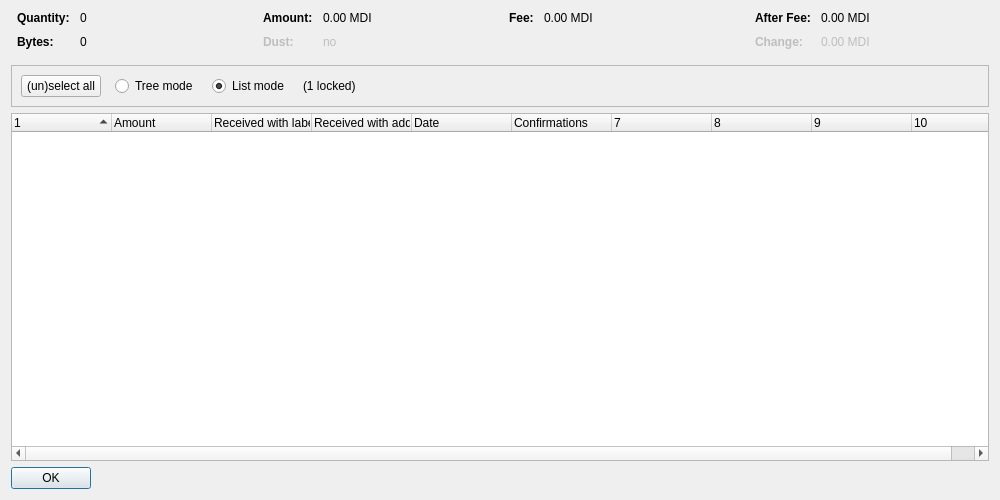
<?xml version="1.0" encoding="UTF-8"?>
<ui version="4.0">
 <class>CoinControlDialog</class>
 <widget class="QDialog" name="CoinControlDialog">
  <property name="geometry">
   <rect>
    <x>0</x>
    <y>0</y>
    <width>1000</width>
    <height>500</height>
   </rect>
  </property>
  <property name="windowTitle">
   <string>Coin Selection</string>
  </property>
  <layout class="QVBoxLayout" name="verticalLayout">
   <item>
    <layout class="QHBoxLayout" name="horizontalLayoutTop" stretch="0,0,0,0">
     <property name="topMargin">
      <number>0</number>
     </property>
     <property name="bottomMargin">
      <number>10</number>
     </property>
     <item>
      <layout class="QFormLayout" name="formLayoutCoinControl1">
       <property name="horizontalSpacing">
        <number>10</number>
       </property>
       <property name="verticalSpacing">
        <number>10</number>
       </property>
       <property name="leftMargin">
        <number>6</number>
       </property>
       <property name="rightMargin">
        <number>6</number>
       </property>
       <item row="0" column="0">
        <widget class="QLabel" name="labelCoinControlQuantityText">
         <property name="font">
          <font>
           <weight>75</weight>
           <bold>true</bold>
          </font>
         </property>
         <property name="text">
          <string>Quantity:</string>
         </property>
        </widget>
       </item>
       <item row="0" column="1">
        <widget class="QLabel" name="labelCoinControlQuantity">
         <property name="cursor">
          <cursorShape>IBeamCursor</cursorShape>
         </property>
         <property name="contextMenuPolicy">
          <enum>Qt::ActionsContextMenu</enum>
         </property>
         <property name="text">
          <string notr="true">0</string>
         </property>
         <property name="textInteractionFlags">
          <set>Qt::LinksAccessibleByMouse|Qt::TextSelectableByKeyboard|Qt::TextSelectableByMouse</set>
         </property>
        </widget>
       </item>
       <item row="1" column="0">
        <widget class="QLabel" name="labelCoinControlBytesText">
         <property name="font">
          <font>
           <weight>75</weight>
           <bold>true</bold>
          </font>
         </property>
         <property name="text">
          <string>Bytes:</string>
         </property>
        </widget>
       </item>
       <item row="1" column="1">
        <widget class="QLabel" name="labelCoinControlBytes">
         <property name="cursor">
          <cursorShape>IBeamCursor</cursorShape>
         </property>
         <property name="contextMenuPolicy">
          <enum>Qt::ActionsContextMenu</enum>
         </property>
         <property name="text">
          <string notr="true">0</string>
         </property>
         <property name="textInteractionFlags">
          <set>Qt::LinksAccessibleByMouse|Qt::TextSelectableByKeyboard|Qt::TextSelectableByMouse</set>
         </property>
        </widget>
       </item>
      </layout>
     </item>
     <item>
      <layout class="QFormLayout" name="formLayoutCoinControl2">
       <property name="horizontalSpacing">
        <number>10</number>
       </property>
       <property name="verticalSpacing">
        <number>10</number>
       </property>
       <property name="leftMargin">
        <number>6</number>
       </property>
       <property name="rightMargin">
        <number>6</number>
       </property>
       <item row="0" column="0">
        <widget class="QLabel" name="labelCoinControlAmountText">
         <property name="font">
          <font>
           <weight>75</weight>
           <bold>true</bold>
          </font>
         </property>
         <property name="text">
          <string>Amount:</string>
         </property>
        </widget>
       </item>
       <item row="0" column="1">
        <widget class="QLabel" name="labelCoinControlAmount">
         <property name="cursor">
          <cursorShape>IBeamCursor</cursorShape>
         </property>
         <property name="contextMenuPolicy">
          <enum>Qt::ActionsContextMenu</enum>
         </property>
         <property name="text">
          <string notr="true">0.00 MDI</string>
         </property>
         <property name="textInteractionFlags">
          <set>Qt::LinksAccessibleByMouse|Qt::TextSelectableByKeyboard|Qt::TextSelectableByMouse</set>
         </property>
        </widget>
       </item>
       <item row="1" column="0">
        <widget class="QLabel" name="labelCoinControlLowOutputText">
         <property name="enabled">
          <bool>false</bool>
         </property>
         <property name="font">
          <font>
           <weight>75</weight>
           <bold>true</bold>
          </font>
         </property>
         <property name="text">
          <string>Dust:</string>
         </property>
        </widget>
       </item>
       <item row="1" column="1">
        <widget class="QLabel" name="labelCoinControlLowOutput">
         <property name="enabled">
          <bool>false</bool>
         </property>
         <property name="cursor">
          <cursorShape>IBeamCursor</cursorShape>
         </property>
         <property name="contextMenuPolicy">
          <enum>Qt::ActionsContextMenu</enum>
         </property>
         <property name="text">
          <string notr="true">no</string>
         </property>
         <property name="textInteractionFlags">
          <set>Qt::LinksAccessibleByMouse|Qt::TextSelectableByKeyboard|Qt::TextSelectableByMouse</set>
         </property>
        </widget>
       </item>
      </layout>
     </item>
     <item>
      <layout class="QFormLayout" name="formLayoutCoinControl3">
       <property name="horizontalSpacing">
        <number>10</number>
       </property>
       <property name="verticalSpacing">
        <number>10</number>
       </property>
       <property name="leftMargin">
        <number>6</number>
       </property>
       <property name="rightMargin">
        <number>6</number>
       </property>
       <item row="0" column="0">
        <widget class="QLabel" name="labelCoinControlFeeText">
         <property name="font">
          <font>
           <weight>75</weight>
           <bold>true</bold>
          </font>
         </property>
         <property name="text">
          <string>Fee:</string>
         </property>
        </widget>
       </item>
       <item row="0" column="1">
        <widget class="QLabel" name="labelCoinControlFee">
         <property name="cursor">
          <cursorShape>IBeamCursor</cursorShape>
         </property>
         <property name="contextMenuPolicy">
          <enum>Qt::ActionsContextMenu</enum>
         </property>
         <property name="text">
          <string notr="true">0.00 MDI</string>
         </property>
         <property name="textInteractionFlags">
          <set>Qt::LinksAccessibleByMouse|Qt::TextSelectableByKeyboard|Qt::TextSelectableByMouse</set>
         </property>
        </widget>
       </item>
      </layout>
     </item>
     <item>
      <layout class="QFormLayout" name="formLayoutCoinControl4">
       <property name="horizontalSpacing">
        <number>10</number>
       </property>
       <property name="verticalSpacing">
        <number>10</number>
       </property>
       <property name="leftMargin">
        <number>6</number>
       </property>
       <property name="rightMargin">
        <number>6</number>
       </property>
       <item row="0" column="0">
        <widget class="QLabel" name="labelCoinControlAfterFeeText">
         <property name="font">
          <font>
           <weight>75</weight>
           <bold>true</bold>
          </font>
         </property>
         <property name="text">
          <string>After Fee:</string>
         </property>
        </widget>
       </item>
       <item row="0" column="1">
        <widget class="QLabel" name="labelCoinControlAfterFee">
         <property name="cursor">
          <cursorShape>IBeamCursor</cursorShape>
         </property>
         <property name="contextMenuPolicy">
          <enum>Qt::ActionsContextMenu</enum>
         </property>
         <property name="text">
          <string notr="true">0.00 MDI</string>
         </property>
         <property name="textInteractionFlags">
          <set>Qt::LinksAccessibleByMouse|Qt::TextSelectableByKeyboard|Qt::TextSelectableByMouse</set>
         </property>
        </widget>
       </item>
       <item row="1" column="0">
        <widget class="QLabel" name="labelCoinControlChangeText">
         <property name="enabled">
          <bool>false</bool>
         </property>
         <property name="font">
          <font>
           <weight>75</weight>
           <bold>true</bold>
          </font>
         </property>
         <property name="text">
          <string>Change:</string>
         </property>
        </widget>
       </item>
       <item row="1" column="1">
        <widget class="QLabel" name="labelCoinControlChange">
         <property name="enabled">
          <bool>false</bool>
         </property>
         <property name="cursor">
          <cursorShape>IBeamCursor</cursorShape>
         </property>
         <property name="contextMenuPolicy">
          <enum>Qt::ActionsContextMenu</enum>
         </property>
         <property name="text">
          <string notr="true">0.00 MDI</string>
         </property>
         <property name="textInteractionFlags">
          <set>Qt::LinksAccessibleByMouse|Qt::TextSelectableByKeyboard|Qt::TextSelectableByMouse</set>
         </property>
        </widget>
       </item>
      </layout>
     </item>
    </layout>
   </item>
   <item>
    <widget class="QFrame" name="frame">
     <property name="minimumSize">
      <size>
       <width>0</width>
       <height>40</height>
      </size>
     </property>
     <property name="frameShape">
      <enum>QFrame::StyledPanel</enum>
     </property>
     <property name="frameShadow">
      <enum>QFrame::Sunken</enum>
     </property>
     <layout class="QHBoxLayout" name="horizontalLayout">
      <item>
       <layout class="QHBoxLayout" name="horizontalLayoutPanel" stretch="0,0,0,0,0">
        <property name="spacing">
         <number>14</number>
        </property>
        <item>
         <widget class="QPushButton" name="pushButtonSelectAll">
          <property name="sizePolicy">
           <sizepolicy hsizetype="Maximum" vsizetype="Fixed">
            <horstretch>0</horstretch>
            <verstretch>0</verstretch>
           </sizepolicy>
          </property>
          <property name="text">
           <string>(un)select all</string>
          </property>
          <property name="autoDefault">
           <bool>false</bool>
          </property>
         </widget>
        </item>
        <item>
         <widget class="QRadioButton" name="radioTreeMode">
          <property name="sizePolicy">
           <sizepolicy hsizetype="Maximum" vsizetype="Fixed">
            <horstretch>0</horstretch>
            <verstretch>0</verstretch>
           </sizepolicy>
          </property>
          <property name="text">
           <string>Tree mode</string>
          </property>
         </widget>
        </item>
        <item>
         <widget class="QRadioButton" name="radioListMode">
          <property name="sizePolicy">
           <sizepolicy hsizetype="Maximum" vsizetype="Fixed">
            <horstretch>0</horstretch>
            <verstretch>0</verstretch>
           </sizepolicy>
          </property>
          <property name="text">
           <string>List mode</string>
          </property>
          <property name="checked">
           <bool>true</bool>
          </property>
         </widget>
        </item>
        <item>
         <widget class="QLabel" name="labelLocked">
          <property name="text">
           <string notr="true">(1 locked)</string>
          </property>
         </widget>
        </item>
        <item>
         <spacer name="horizontalSpacer">
          <property name="orientation">
           <enum>Qt::Horizontal</enum>
          </property>
          <property name="sizeHint" stdset="0">
           <size>
            <width>40</width>
            <height>20</height>
           </size>
          </property>
         </spacer>
        </item>
       </layout>
      </item>
     </layout>
    </widget>
   </item>
   <item>
    <widget class="CoinControlTreeWidget" name="treeWidget">
     <property name="contextMenuPolicy">
      <enum>Qt::CustomContextMenu</enum>
     </property>
     <property name="sortingEnabled">
      <bool>false</bool>
     </property>
     <property name="columnCount">
      <number>10</number>
     </property>
     <attribute name="headerShowSortIndicator" stdset="0">
      <bool>true</bool>
     </attribute>
     <attribute name="headerStretchLastSection">
      <bool>false</bool>
     </attribute>
     <column>
      <property name="text">
       <string/>
      </property>
     </column>
     <column>
      <property name="text">
       <string>Amount</string>
      </property>
     </column>
     <column>
      <property name="text">
       <string>Received with label</string>
      </property>
     </column>
     <column>
      <property name="text">
       <string>Received with address</string>
      </property>
     </column>
     <column>
      <property name="text">
       <string>Date</string>
      </property>
     </column>
     <column>
      <property name="text">
       <string>Confirmations</string>
      </property>
      <property name="toolTip">
       <string>Confirmed</string>
      </property>
     </column>
     <column>
      <property name="text">
       <string/>
      </property>
     </column>
     <column>
      <property name="text">
       <string/>
      </property>
     </column>
     <column>
      <property name="text">
       <string/>
      </property>
     </column>
     <column>
      <property name="text">
       <string/>
      </property>
     </column>
    </widget>
   </item>
   <item>
    <widget class="QDialogButtonBox" name="buttonBox">
     <property name="sizePolicy">
      <sizepolicy hsizetype="Maximum" vsizetype="Fixed">
       <horstretch>0</horstretch>
       <verstretch>0</verstretch>
      </sizepolicy>
     </property>
     <property name="orientation">
      <enum>Qt::Horizontal</enum>
     </property>
     <property name="standardButtons">
      <set>QDialogButtonBox::Ok</set>
     </property>
    </widget>
   </item>
  </layout>
 </widget>
 <customwidgets>
  <customwidget>
   <class>CoinControlTreeWidget</class>
   <extends>QTreeWidget</extends>
   <header>coincontroltreewidget.h</header>
  </customwidget>
 </customwidgets>
 <resources/>
 <connections/>
</ui>
